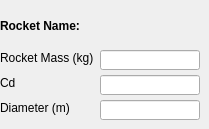
<?xml version="1.0" encoding="UTF-8"?>
<ui version="4.0">
 <class>widRocketConfig</class>
 <widget class="QWidget" name="widRocketConfig">
  <property name="geometry">
   <rect>
    <x>0</x>
    <y>0</y>
    <width>209</width>
    <height>129</height>
   </rect>
  </property>
  <property name="windowTitle">
   <string>Form</string>
  </property>
  <widget class="QLabel" name="labelRocketName">
   <property name="geometry">
    <rect>
     <x>0</x>
     <y>15</y>
     <width>201</width>
     <height>21</height>
    </rect>
   </property>
   <property name="font">
    <font>
     <bold>true</bold>
    </font>
   </property>
   <property name="text">
    <string>Rocket Name:</string>
   </property>
  </widget>
  <widget class="QLineEdit" name="editRocketMass">
   <property name="geometry">
    <rect>
     <x>100</x>
     <y>50</y>
     <width>100</width>
     <height>20</height>
    </rect>
   </property>
  </widget>
  <widget class="QLabel" name="labelRocketMass">
   <property name="geometry">
    <rect>
     <x>0</x>
     <y>50</y>
     <width>100</width>
     <height>16</height>
    </rect>
   </property>
   <property name="text">
    <string>Rocket Mass (kg)</string>
   </property>
  </widget>
  <widget class="QLabel" name="labelCoeDrag">
   <property name="geometry">
    <rect>
     <x>0</x>
     <y>75</y>
     <width>100</width>
     <height>16</height>
    </rect>
   </property>
   <property name="text">
    <string>Cd</string>
   </property>
  </widget>
  <widget class="QLabel" name="labelDiameter">
   <property name="geometry">
    <rect>
     <x>0</x>
     <y>100</y>
     <width>100</width>
     <height>16</height>
    </rect>
   </property>
   <property name="text">
    <string>Diameter (m)</string>
   </property>
  </widget>
  <widget class="QLineEdit" name="editCoeDrag">
   <property name="geometry">
    <rect>
     <x>100</x>
     <y>75</y>
     <width>100</width>
     <height>20</height>
    </rect>
   </property>
  </widget>
  <widget class="QLineEdit" name="editDiameter">
   <property name="geometry">
    <rect>
     <x>100</x>
     <y>100</y>
     <width>100</width>
     <height>20</height>
    </rect>
   </property>
  </widget>
 </widget>
 <resources/>
 <connections/>
</ui>
